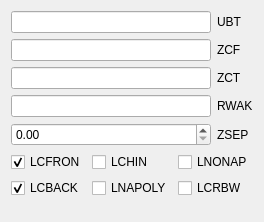
             <widget class="QWidget" name="wakePage">
              <property name="geometry">
               <rect>
                <x>0</x>
                <y>0</y>
                <width>260</width>
                <height>222</height>
               </rect>
              </property>
              <attribute name="label">
               <string>Wake</string>
              </attribute>
              <attribute name="toolTip">
               <string>Wake settings (w)</string>
              </attribute>
              <layout class="QVBoxLayout" name="verticalLayout_13">
               <item>
                <layout class="QGridLayout" name="gridLayout_7">
                 <item row="1" column="1">
                  <widget class="QLineEdit" name="ZCF">
                   <property name="toolTip">
                    <string>[meter] The z-coordinate in the cavity frame at which the
Napoly-Zotter integration contour shifts from r=the radius
of the left beam pipe to r=RWAK. See manual Fig. 1.</string>
                   </property>
                  </widget>
                 </item>
                 <item row="3" column="1">
                  <widget class="QLineEdit" name="RWAK">
                   <property name="toolTip">
                    <string>[meter] The r-coordinate in the cavity frame where the
Napoly-Zotter integration contour runs horizontally
between z=ZCF and z=ZCT. See manual Fig. 1.</string>
                   </property>
                  </widget>
                 </item>
                 <item row="0" column="1">
                  <widget class="QLineEdit" name="UBT">
                   <property name="toolTip">
                    <string>[meter] The last longitudinal coordinate relative to the head of the
beam, up to which the wake potentials are calculated.
This parameter defines the window length.</string>
                   </property>
                   <property name="text">
                    <string/>
                   </property>
                  </widget>
                 </item>
                 <item row="0" column="2">
                  <widget class="QLabel" name="label_19">
                   <property name="text">
                    <string>UBT</string>
                   </property>
                  </widget>
                 </item>
                 <item row="2" column="1">
                  <widget class="QLineEdit" name="ZCT">
                   <property name="toolTip">
                    <string>[meter] The z-coordinate in the cavity frame at which the
Napoly-Zotter integration contour shifts from r=RWAK to
the radius of the right beam pipe. See manual Fig. 1.</string>
                   </property>
                  </widget>
                 </item>
                 <item row="4" column="1">
                  <widget class="QDoubleSpinBox" name="ZSEP">
                   <property name="toolTip">
                    <string>The initial distance between heads of the two counter-
rotating beams. Zero means that the two beams touch
head-to-head when the head of the driving beam enters
the structure. See manual Fig. 2.</string>
                   </property>
                  </widget>
                 </item>
                 <item row="1" column="2">
                  <widget class="QLabel" name="label_20">
                   <property name="text">
                    <string>ZCF</string>
                   </property>
                  </widget>
                 </item>
                 <item row="2" column="2">
                  <widget class="QLabel" name="label_21">
                   <property name="text">
                    <string>ZCT</string>
                   </property>
                  </widget>
                 </item>
                 <item row="4" column="2">
                  <widget class="QLabel" name="label_22">
                   <property name="text">
                    <string>ZSEP</string>
                   </property>
                  </widget>
                 </item>
                 <item row="3" column="2">
                  <widget class="QLabel" name="label_23">
                   <property name="text">
                    <string>RWAK</string>
                   </property>
                  </widget>
                 </item>
                </layout>
               </item>
               <item>
                <layout class="QGridLayout" name="gridLayout">
                 <item row="1" column="0">
                  <widget class="QCheckBox" name="LCFRON">
                   <property name="toolTip">
                    <string>Window suppressing calculation of fields in front of the
bunch.</string>
                   </property>
                   <property name="text">
                    <string>LCFRON</string>
                   </property>
                   <property name="checked">
                    <bool>true</bool>
                   </property>
                  </widget>
                 </item>
                 <item row="2" column="1">
                  <widget class="QCheckBox" name="LNAPOLY">
                   <property name="toolTip">
                    <string>When LNAPOLY=.T., the Napoly method of wake
potential calculation is used for both MROT=0 and
MROT=1 cases. If the beam pipe radii at both ends are
unequal, or the cavity material comes down below the
beam pipe radii, one must use the Napoly method. If
LNAPOLY is yet false, ABCI changes it to
LNAPOLY=.T., and finds an appropriate integration
contour (its validity should still be checked by the user).
The integration contour can be specified by the user,
using ZCF, ZCT and RWAK. See Fig. 1. The Naoply
integration method does not work for calculation of the
transverse wake potential for a structure with beam pipes
of unequal radii at both ends (ABCI skips the
calculation.). In this case, use LNONAP option explained
below.
For more details, see manual Appendix A.</string>
                   </property>
                   <property name="text">
                    <string>LNAPOLY</string>
                   </property>
                  </widget>
                 </item>
                 <item row="1" column="1">
                  <widget class="QCheckBox" name="LCHIN">
                   <property name="toolTip">
                    <string>When LCHIN=.T., wake potentials for MROT=1 case
are calculated by means of Chin’s method. The beam
moves continuously, and wake fields are sampled at equal
time steps. When LCHIN=.F., the beam jumps to next
cell every MT time steps.</string>
                   </property>
                   <property name="text">
                    <string>LCHIN</string>
                   </property>
                  </widget>
                 </item>
                 <item row="2" column="0">
                  <widget class="QCheckBox" name="LCBACK">
                   <property name="toolTip">
                    <string>Window suppressing calculation of fields behind the
bunch. If LPLE or LPLC is true, LCBACK must be false.
Then, the moving mesh option is suppressed.</string>
                   </property>
                   <property name="text">
                    <string>LCBACK</string>
                   </property>
                   <property name="checked">
                    <bool>true</bool>
                   </property>
                  </widget>
                 </item>
                 <item row="1" column="2">
                  <widget class="QCheckBox" name="LNONAP">
                   <property name="toolTip">
                    <string>When LNONAP=.T., the Napoly integration will be
switched off. ABCI finds a suitable straight integration
path at the largest aperture. One can also specify this
straight path using RWAK option. If one wants to calculate
the transverse wake potential for a structure with beam
pipes of unequal radii at both ends, he has to set
LNONAP=.T. Otherwise, ABCI skips the calculation.
For MROT=1 case with LNONAP=.T. for a structure with
beam pipes of unequal radii at both ends, the longitudinal
wake potential on plot is a pure radiation term after the
correction is made on the potential difference term. The
transverse wake potential is calculated from this corrected
longitudinal wake potential using Panofsky-Wenzel
theorem. It becomes (in principle) identical to the
azimuthal wale potential (which is free from the potential
difference term), calculated directly from Eφ and Br ,
although the sign is opposite.</string>
                   </property>
                   <property name="text">
                    <string>LNONAP</string>
                   </property>
                  </widget>
                 </item>
                 <item row="2" column="2">
                  <widget class="QCheckBox" name="LCRBW">
                   <property name="toolTip">
                    <string>When LCRBW=.T., wake potentials are calculated
for a counter-rotating beam of opposite charge instead of
usual ones for a beam trailing the driving beam. The
initial distance between heads of the two counter-rotating
beams can be specified by ZSEP. See manual Fig. 2.</string>
                   </property>
                   <property name="text">
                    <string>LCRBW</string>
                   </property>
                  </widget>
                 </item>
                </layout>
               </item>
               <item>
                <spacer name="verticalSpacer_6">
                 <property name="orientation">
                  <enum>Qt::Vertical</enum>
                 </property>
                 <property name="sizeHint" stdset="0">
                  <size>
                   <width>20</width>
                   <height>40</height>
                  </size>
                 </property>
                </spacer>
               </item>
              </layout>
             </widget>
